Frame 1 (no input): blank canvas, image omitted
Frame 60 (no input): blank canvas, image omitted
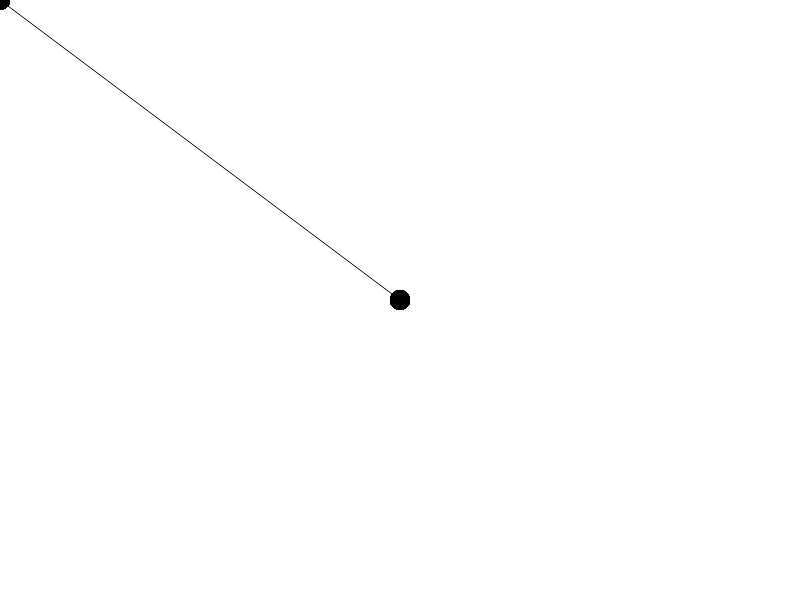
Frame 120 (the mouse pressed at the canvas centre since frame 60)

The p5.js sketch whose frames 1 and 60 were blank and that drew this single picture after the mouse press (run headless with seeded random() and noise() and a simulated clock; from frame 60 on, the mouse is pressed at the canvas centre):

// p5.js sketch
// ── sketch.js
// This version changes the line thickness depending on the speed of the mouse
  
function setup() {
  createCanvas(800, 600);
  stroke(0);
}

function draw() {
  // Set the weight to be the distance travelled since the last frame (this indicates the mouse speed)
  var weight = dist(mouseX, mouseY, pmouseX, pmouseY);

  // Don't let the weight get more than 20 pixels
  weight = max([1, 20-weight])

  // Draw the line
  strokeWeight(weight);
  line(mouseX, mouseY, pmouseX, pmouseY);
}
